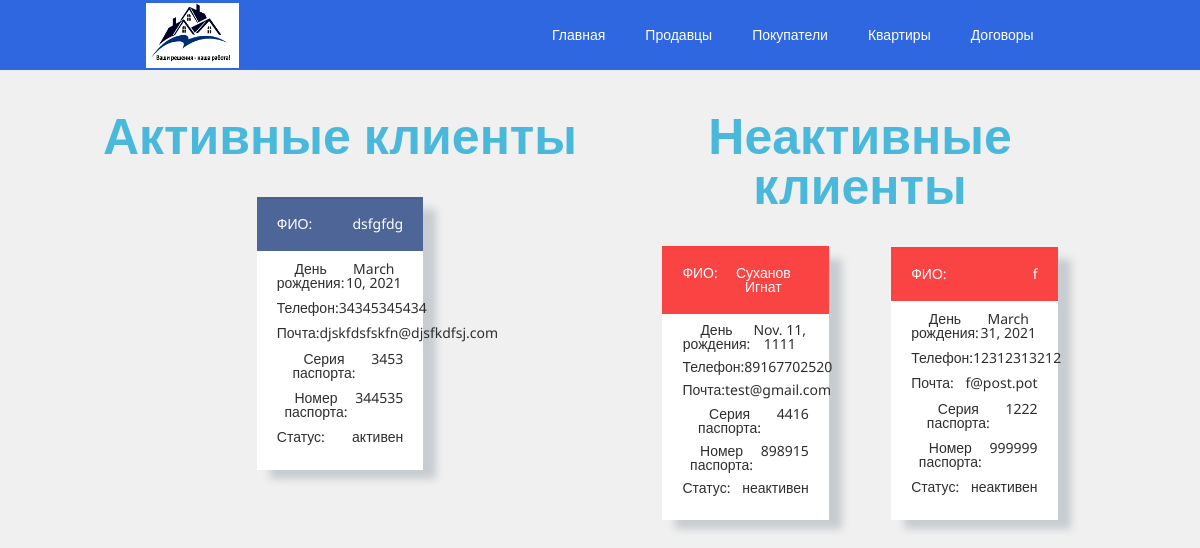
/seller_view/, run on an earlier commit of the app's database.
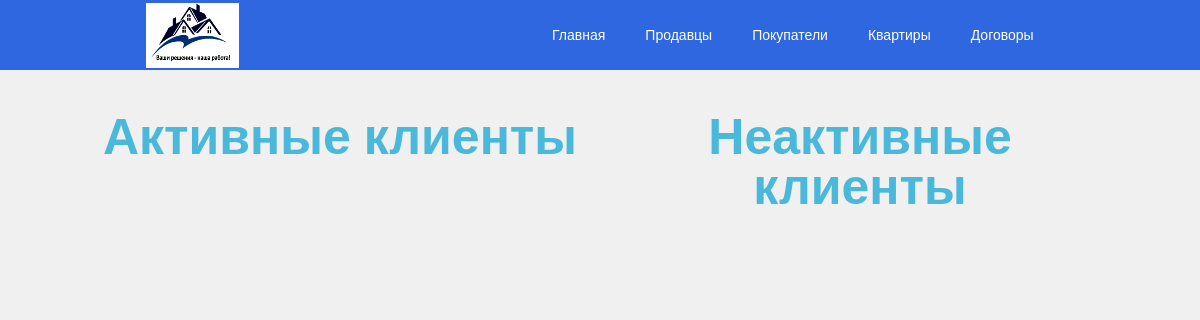
And on a later commit of the database.
### main/models.py (models this page shows)
class Klient(models.Model):
    id_kl = models.AutoField(blank=False, primary_key=True)
    fio = models.CharField(max_length=100, blank=False)
    bd = models.DateField(blank=False)
    phone = models.CharField(max_length=11, blank=False)
    mail = models.CharField(max_length=100, blank=False)
    pasp_seria = models.CharField(max_length=4,blank=False)
    pasp_nomer = models.CharField(max_length=6, blank=False)

class Seller(models.Model):
    id_seller = models.AutoField(blank=False, primary_key=True)
    id_kl = models.ForeignKey(Klient, on_delete=models.CASCADE, blank=False)
    status = models.CharField(max_length=10, blank=False)
    def __str__(self):
        return str(self.id_seller)

### main/views.py (the view)
# urls.py: path('seller_view/', SellerView.as_view(), name='view_seller_url'),
class SellerView(View):
    def get(self,request):
        seller = Seller.objects.values('id_kl')# SELECT id_kl FROM Seller
        klient = Klient.objects.all()#SELECT * FROM Klient
        sel_list_act = Seller.objects.filter(status='активен')
        sel_list_disact = Seller.objects.filter(status='неактивен')
        return render(request, 'main/seller_view.html', context={'seller': seller, 'klient': klient, 'sel_list_act': sel_list_act, 'sel_list_disact': sel_list_disact})

### main/templatetags/main_get_filter.py (called while the page is built)
@register.filter
def get_item(dictionary, key):
    return dictionary.get(key)

@register.filter
def get_status(sel_list, id_k):
    print(sel_list)
    print('test')
    seller_status = sel_list.get(id_kl = id_k).status
    print(seller_status)
    return seller_status

### main/templates/main/seller_view.html (shortened to what the changed rows need)
{% extends 'base.html' %}
{% load main_get_filter %}
{% block content %}
<div class="container">
    <div class="kl_wrapp">
        <div class="activ_block">
        <div class="kl_block">
            {% for seller in seller %}
                {% for klient in klient %}
                    {% if klient.id_kl == seller|get_item:'id_kl' and sel_list_act|get_status:klient.id_kl == 'активен' %}
                        <div class="kl_card">
                            <div class="kl_card_fio">
                                <p>ФИО:</p>
                                <p>
                                    {{ klient.fio|truncatechars:30 }}
                                </p>
                            </div>
                            <div class="kl_bd">
                                <p>День рождения:</p>
                                <p>
                                    {{ klient.bd }}
                                </p>
                            </div>
                            <div class="kl_phone">
                                <p>Телефон:</p>
                                <p>
                                    {{ klient.phone|truncatechars:11 }}
                                </p>
                            </div>
                            <div class="kl_mail">
                                <p>Почта:</p>
                                <p>
                                    {{ klient.mail|truncatechars:30 }}
                                </p>
                            </div>
                            <div class="kl_pasp_seria">
                                <p>Серия паспорта:</p>
                                <p>
                                    {{ klient.pasp_seria|truncatechars:4 }}
                                </p>
                            </div>
                            <div class="kl_pasp_nomer">
                                <p>Номер паспорта:</p>
                                <p>
                                    {{ klient.pasp_nomer|truncatechars:6 }}
                                </p>
                            </div>
                            <div class="kl_status">
                                <p>Статус:</p>
                                <p>
                                    {{ sel_list_act|get_status:klient.id_kl }}
                                </p>
                            </div>
                        </div>
                    {% endif %}
                {% endfor %}
            {% endfor %}
        </div>
    </div>
        <div class="disactiv_block">
        <div class="kl_block">
            {% for seller in seller %}
                {% for klient in klient %}
                    {% if klient.id_kl == seller|get_item:'id_kl' and sel_list_disact|get_status:klient.id_kl == 'неактивен' %}
                        <div class="kl_card">
                            <div class="kl_card_fio red">
                                <p>ФИО:</p>
                                <p>
                                    {{ klient.fio }}
                                </p>
                            </div>
                            <div class="kl_bd">
                                <p>День рождения:</p>
                                <p>
                                    {{ klient.bd }}
                                </p>
                            </div>
                            <div class="kl_phone">
                                <p>Телефон:</p>
                                <p>
                                    {{ klient.phone }}
                                </p>
                            </div>
                            <div class="kl_mail">
                                <p>Почта:</p>
                                <p>
                                    {{ klient.mail }}
                                </p>
                            </div>
                            <div class="kl_pasp_seria">
                                <p>Серия паспорта:</p>
                                <p>
                                    {{ klient.pasp_seria }}
                                </p>
                            </div>
                            <div class="kl_pasp_nomer">
                                <p>Номер паспорта:</p>
                                <p>
                                    {{ klient.pasp_nomer }}
                                </p>
                            </div>
                            <div class="kl_status">
                                <p>Статус:</p>
                                <p>
                                    {{ sel_list_disact|get_status:klient.id_kl }}
                                </p>
                            </div>
                        </div>
                    {% endif %}
                {% endfor %}
            {% endfor %}
        </div>
    </div>
</div>
{% endblock %}

What changed in the data, as far as the page shows it:
removed Klient: fio "dsfgfdg", bd "March 10, 2021", phone "34345345434", mail "djskfdsfskfn@djsfkdfsj.com", pasp_seria "3453", pasp_nomer "344535", id_kl.status "активен"
removed Klient: fio "Суханов Игнат", bd "Nov. 11, 1111", phone "89167702520", mail "test@gmail.com", pasp_seria "4416", pasp_nomer "898915", id_kl.status "неактивен"
removed Klient: fio "f", bd "March 31, 2021", phone "12312313212", mail "f@post.pot", pasp_seria "1222", pasp_nomer "999999", id_kl.status "неактивен"
